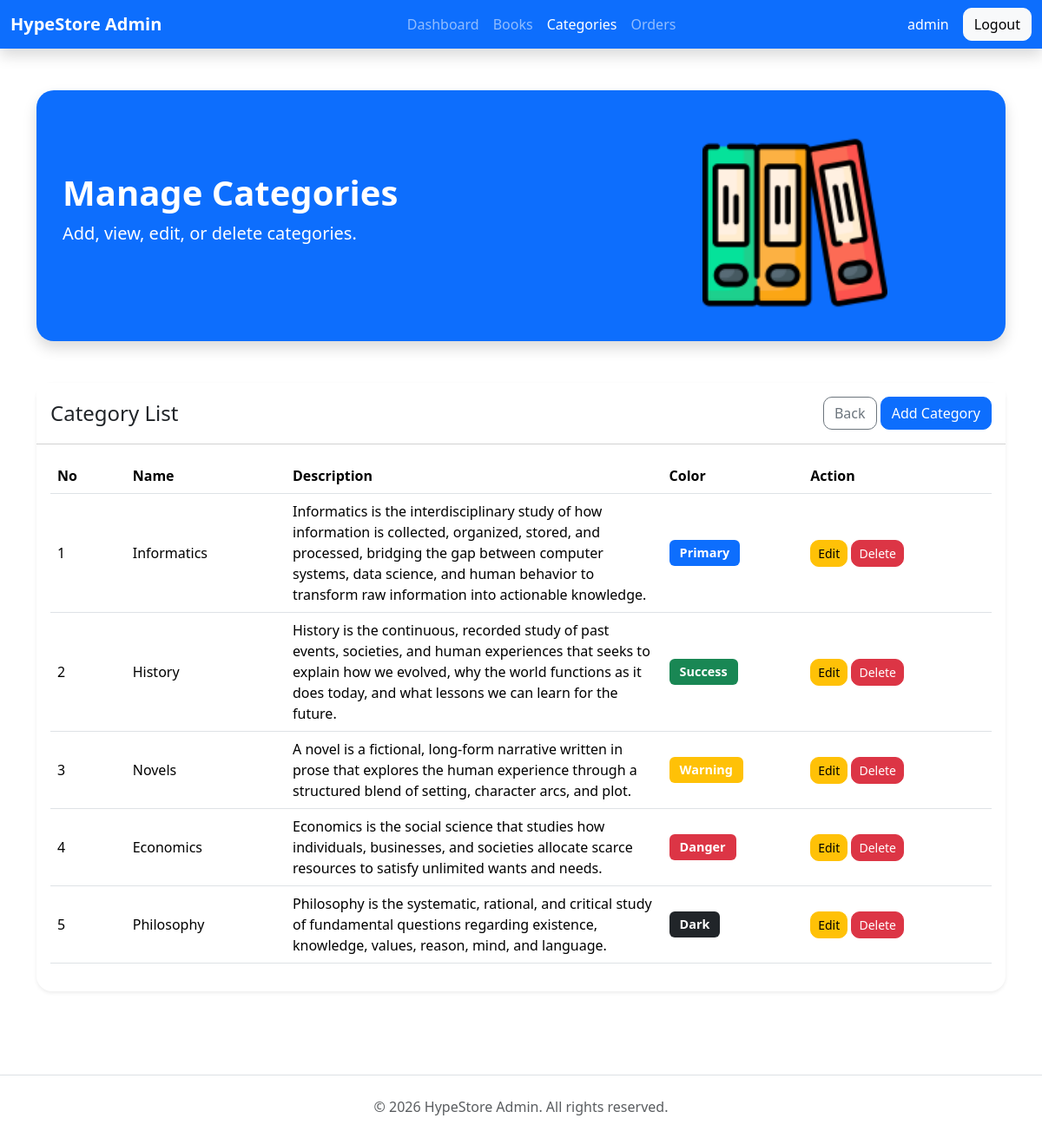
/hypestore/admin/categories.php (signed in), run on an earlier commit of the app's database.
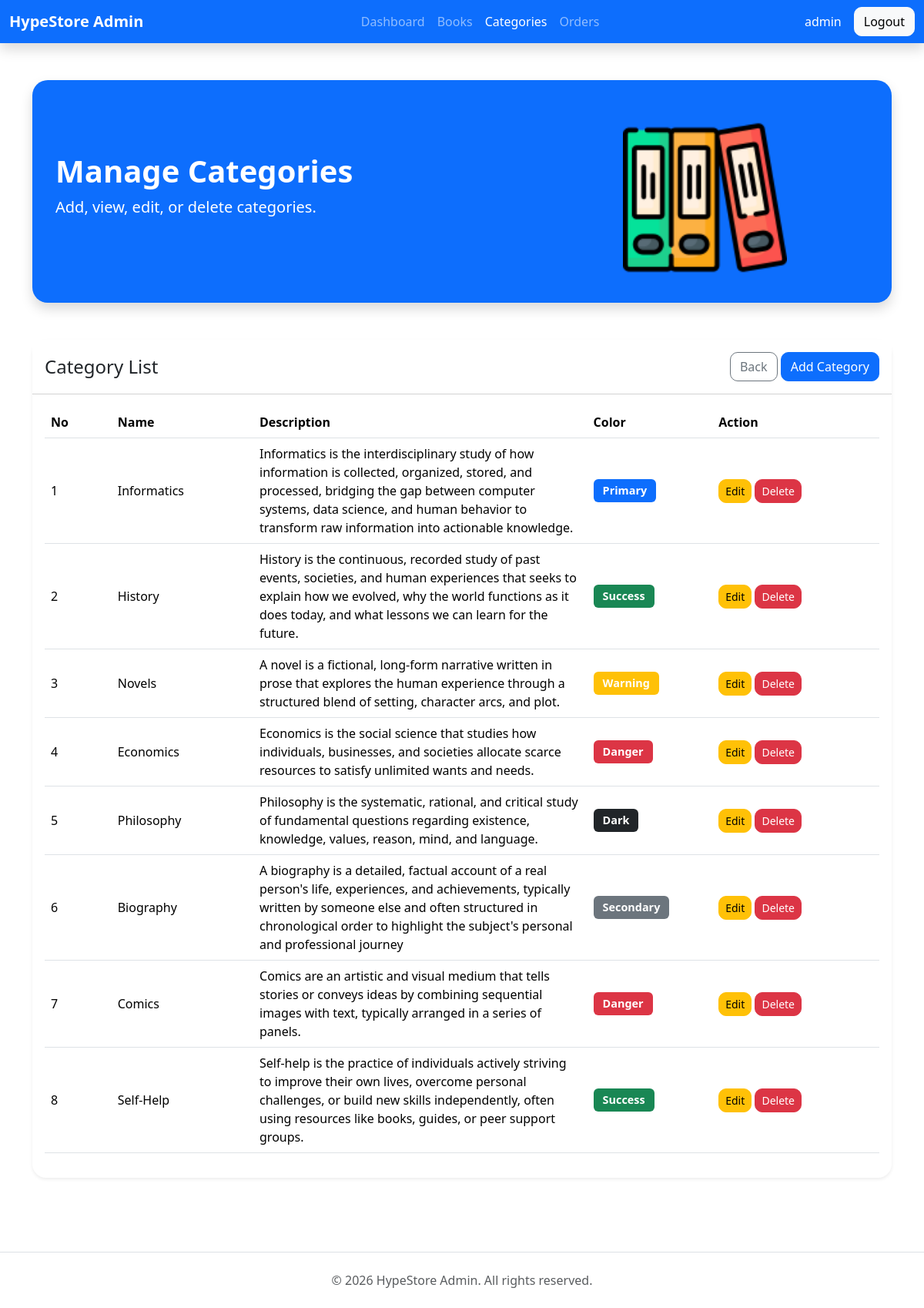
And on a later commit of the database.
### tables this page shows
CREATE TABLE `categories` (
  `id` int(11) NOT NULL,
  `name` varchar(200) NOT NULL,
  `description` varchar(400) NOT NULL,
  `color` varchar(100) NOT NULL
);

### hypestore/library/koneksi.php (called while the page is built)
<?php
    $host = "localhost";
    $user = "root";
    $pass = "";
    $database = "hypestore";
?>

### hypestore/library/database.php (called while the page is built, shortened)
<?php
    class Database{
        function __construct($host, $user, $pass, $database){
            $this->host = $host;
            $this->user = $user;
            $this->pass = $pass;
            $this->database = $database;
            $this->conn = new mysqli($this->host, $this->user, $this->pass, $this->database);
        }
    }
?>

### hypestore/admin/categories.php (the view, shortened to what the changed rows need)
<?php
    require_once('../library/database.php');
    require_once('../library/koneksi.php');
    $connection = new Database($host, $user, $pass, $database);
?>
<!DOCTYPE html>
<html lang="en">
<head>
    <link href="https://cdn.jsdelivr.net/npm/bootstrap@5.3.8/dist/css/bootstrap.min.css" rel="stylesheet">
</head>
<body>
    <div class="container py-5">
        <section class="hero bg-primary shadow mb-5">
            <div class="row align-items-center">
                <div class="col-lg-7">
                    <h1 class="fw-bold">Manage Categories</h1>
                </div>
            </div>
        </section>
        <div class="card shadow-sm">
            <div class="card-body">
                <table class="table table-hover align-middle">
                    <thead>
                        <tr>
                            <th width="8%">No</th>
                            <th>Name</th>
                            <th width="40%">Description</th>
                            <th width="15%">Color</th>
                            <th width="20%">Action</th>
                        </tr>
                    </thead>
                    <tbody>
                        <?php
                            $displayquery = "SELECT * from categories";
                            $displayresult = $connection->conn->query($displayquery);
                            $number = 1;
                            while($displaycategories = $displayresult->fetch_assoc()){
                                echo '<tr>
                                    <td>'.$number.'</td>
                                    <td>'.$displaycategories['name'].'</td>
                                    <td>'.$displaycategories['description'].'</td>
                                    <td>
                                        <span class="badge bg-'.$displaycategories['color'].'">'.ucfirst($displaycategories['color']).'</span>
                                    </td>
                                    <td>
                                        <a href="editcategories.php?id='.$displaycategories['id'].'" class="btn btn-warning btn-sm">Edit</a>
                                        <form method="POST" class="d-inline" onsubmit="return confirm(\'Are you sure you want to delete this category?\');">
                                            <input type="hidden" name="id" value="'.$displaycategories['id'].'">
                                            <button type="submit" name="delete" class="btn btn-danger btn-sm">Delete</button>
                                        </form>
                                    </td>
                                </tr>';
                                $number = $number + 1;
                            }
                        ?>
                    </tbody>
                </table>
            </div>
        </div>
</div>
</body>
</html>

What changed in the data, as far as the page shows it:
added categories: name "Biography", description "A biography is a detailed, factual account of a real person's life, experiences, and achievements, typically written by someone else and often structured in chronological order to highlight the subject's personal and professional journey", color "Secondary"
added categories: name "Comics", description "Comics are an artistic and visual medium that tells stories or conveys ideas by combining sequential images with text, typically arranged in a series of panels.", color "Danger"
added categories: name "Self-Help", description "Self-help is the practice of individuals actively striving to improve their own lives, overcome personal challenges, or build new skills independently, often using resources like books, guides, or peer support groups.", color "Success"
